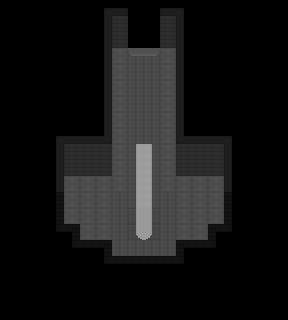

This game map was drawn from its Tiled (.tmx) file and the tilesets committed beside it. A one-line description and the trimmed map source follow:
An orthogonal 18x20 tile map with 16x16 px tiles, 3 tile layers (background1, background2, foreground) and 2 objects (UP, pedestal).

<map version="1.0" orientation="orthogonal" renderorder="right-down" width="18" height="20" tilewidth="16" tileheight="16" backgroundcolor="#000000" nextobjectid="3">
 <tileset firstgid="1" name="tileset" tilewidth="16" tileheight="16" tilecount="60" columns="4">
  <image source="../tileset.png" width="64" height="240" />
  <tile id="0">
   <properties>
    <property name="impede" type="bool" value="false" />
   </properties>
  </tile>
  <tile id="1">
   <properties>
    <property name="impede" type="bool" value="false" />
   </properties>
  </tile>
  <tile id="2">
   <properties>
    <property name="impede" type="bool" value="false" />
   </properties>
  </tile>
  <tile id="3">
   <properties>
    <property name="impede" type="bool" value="false" />
   </properties>
  </tile>
  <tile id="4">
   <properties>
    <property name="impede" type="bool" value="false" />
   </properties>
  </tile>
  <tile id="5">
   <properties>
    <property name="impede" type="bool" value="false" />
   </properties>
  </tile>
  <tile id="6">
   <properties>
    <property name="impede" type="bool" value="false" />
   </properties>
  </tile>
  <tile id="7">
   <properties>
    <property name="impede" type="bool" value="false" />
   </properties>
  </tile>
  <tile id="8">
   <properties>
    <property name="impede" type="bool" value="false" />
   </properties>
  </tile>
  <tile id="9">
   <properties>
    <property name="impede" type="bool" value="false" />
   </properties>
  </tile>
  <tile id="10">
   <properties>
    <property name="impede" type="bool" value="false" />
   </properties>
  </tile>
  <tile id="11">
   <properties>
    <property name="impede" type="bool" value="false" />
   </properties>
  </tile>
  <tile id="16">
   <properties>
    <property name="impede" type="bool" value="false" />
   </properties>
  </tile>
  <tile id="19">
   <properties>
    <property name="impede" type="bool" value="false" />
   </properties>
  </tile>
  <tile id="20">
   <properties>
    <property name="impede" type="bool" value="false" />
   </properties>
  </tile>
  <tile id="23">
   <properties>
    <property name="impede" type="bool" value="false" />
   </properties>
  </tile>
  <tile id="24">
   <properties>
    <property name="impede" type="bool" value="false" />
   </properties>
  </tile>
  <tile id="27">
   <properties>
    <property name="impede" type="bool" value="false" />
   </properties>
  </tile>
  <tile id="28">
   <properties>
    <property name="impede" type="bool" value="false" />
   </properties>
  </tile>
  <tile id="31">
   <properties>
    <property name="impede" type="bool" value="false" />
   </properties>
  </tile>
  <tile id="32">
   <properties>
    <property name="impede" type="bool" value="false" />
   </properties>
  </tile>
  <tile id="35">
   <properties>
    <property name="impede" type="bool" value="false" />
   </properties>
  </tile>
  <tile id="36">
   <properties>
    <property name="impede" type="bool" value="false" />
   </properties>
  </tile>
  <tile id="37">
   <properties>
    <property name="impede" type="bool" value="false" />
   </properties>
  </tile>
  <tile id="38">
   <properties>
    <property name="impede" type="bool" value="false" />
   </properties>
  </tile>
  <tile id="39">
   <properties>
    <property name="impede" type="bool" value="false" />
   </properties>
  </tile>
 </tileset>
 <layer name="background1" width="18" height="20">
  <data>[360 cells, 142 non-empty, 21 distinct tile ids]</data>
 </layer>
 <layer name="background2" width="18" height="20">
  <data>[360 cells, 6 non-empty, 4 distinct tile ids]</data>
 </layer>
 <layer name="foreground" width="18" height="20">
  <data>[360 cells, 12 non-empty, 4 distinct tile ids]</data>
 </layer>
 <objectgroup name="objects">
  <object id="1" name="door" type="UP" x="128" y="48" width="32" height="8" />
  <object id="2" name="pedestal" x="128" y="208" width="32" height="32" />
 </objectgroup>
</map>
